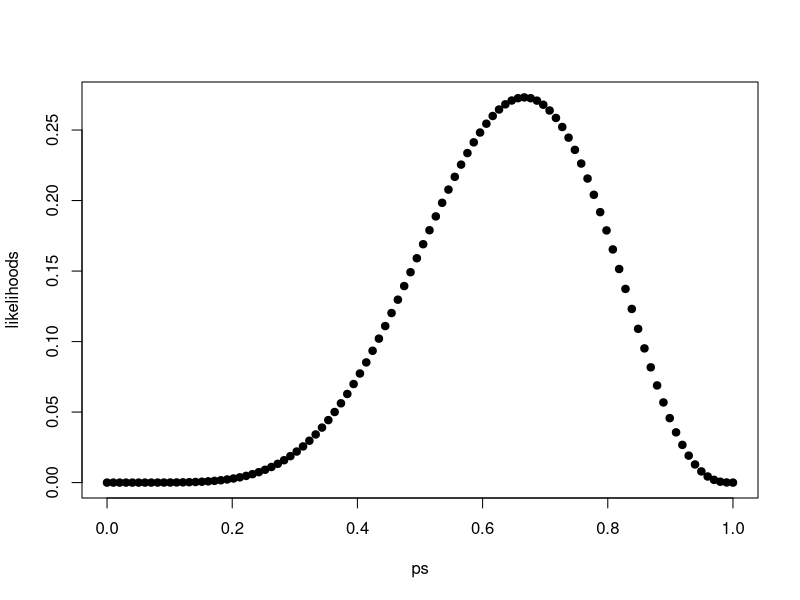
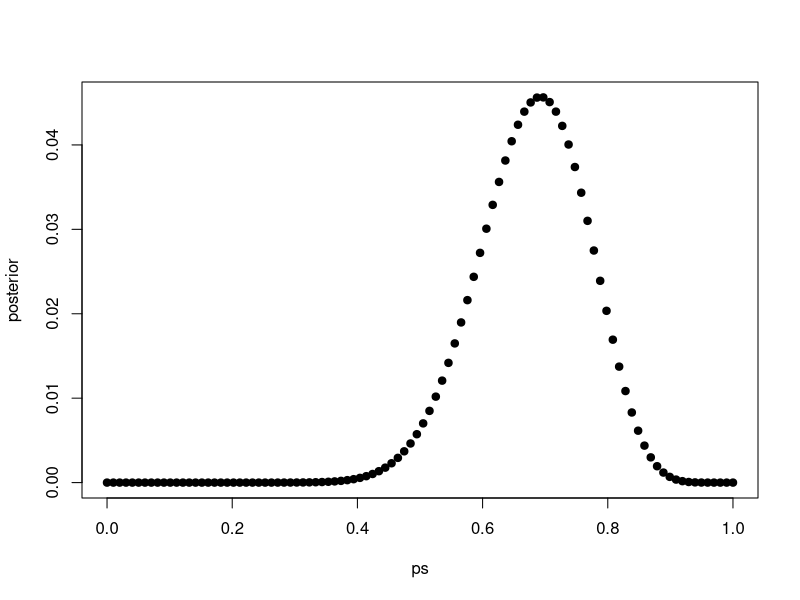
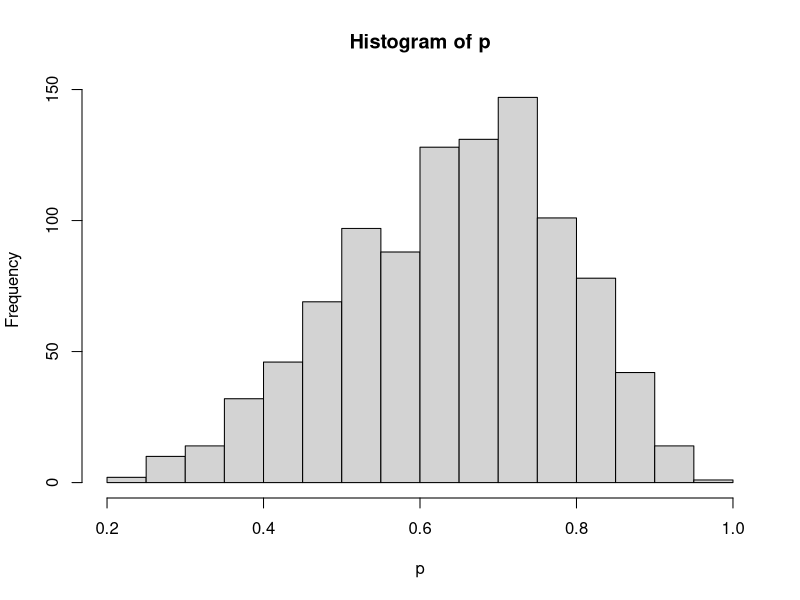

These figures' R source, in order:
# A tiny intro to exploring Bayesian statistics


# What proportion p of the earth's surface is water?
# Toss a globe 9 times, what do you find?
water <- 6
land <- 3
total_toss <- water + land


# Dbinom will give us the probability of seeing W waters for any hypothesized p
dbinom(water, size = total_toss, prob = 0.5)

# Let's create a range of hypothetical ps and see what r says:
p_grid <- data.frame(ps = seq(from = 0, to = 1, length.out = 100))
p_grid$likelihoods <- dbinom(water, size = total_toss, prob = p_grid$ps)
plot(likelihoods ~ ps, data = p_grid, pch = 19)

# lets update the data
# Let's call sampling A our "preliminary data" aka our prior

p_grid$prior <- p_grid$likelihoods

water2 <- 12
land2 <- 5
total_toss2 <- water2 + land2

p_grid$new_likelihoods <- dbinom(water2, size = total_toss2, prob = p_grid$ps)

p_grid$unstandardized_posterior <- p_grid$prior * p_grid$new_likelihoods
p_grid$posterior <- (p_grid$prior * p_grid$new_likelihoods)/
                    sum(p_grid$unstandardized_posterior)

plot(posterior ~ ps, data = p_grid, pch = 19)


# A small Monte Carlo simulation from McElreath

n_samples <- 1000
p <- rep( NA , n_samples )
p[1] <- 0.5 # start assuming the proportion of water = 0.5
W <- 6 # Observed data: in 9 tosses we got 6 waters
L <- 3 # Observed data: in 9 tosses we got 3 lands

# run a MCMC

for ( i in 2:n_samples ) {
  p_new <- rnorm( 1 , mean = p[i-1] , sd = 0.1 )
  if ( p_new < 0 ) p_new <- abs( p_new )
  if ( p_new > 1 ) p_new <- 2 - p_new
  q0 <- dbinom( W , W+L , p[i-1] )
  q1 <- dbinom( W , W+L , p_new )
  p[i] <- ifelse( runif(1) < q1/q0 , p_new , p[i-1] )
}

hist(p)

# let's break up this loop and see what it says
# The first iteration of the loop is i = 2

# pick a new P from a random distribution, centered on 0.5, with sd = 0.1
# Notice that the indicies are referring to step 2, or step 2-1 e.g. p[i-1]
p_new <- rnorm( 1 , p[1] , 0.1 )
if ( p_new < 0 ) p_new <- abs( p_new ) # quick check to make sure p ends up > 0
if ( p_new > 1 ) p_new <- 2 - p_new # quick check to make sure p ends up < 1

# Calculate the likelihood of data given previous p
q0 <- dbinom( W , W+L , p[1] )

# Calculate the likelihood of data given current p
q1 <- dbinom( W , W+L , p_new )

# inspect your q0 and q1. Is the prior p or p_new a better fit for the data?
q0
q1

# This is the Markov Chain business:
# We create some probability of either keeping p_old or changing to p_new
p[2] <- ifelse( runif(1) < q1/q0 , p_new , p[i-1] )

# Break this up: If q1 has a higher likelihood, q1/q0 will be > 1.
# Runif will return a number between 0 and 1. If q1 is better,
# that ratio will be greater than runif(1), and so we should keep p_new,
# otherwise, keep p_old.
#
(0.95*0.001)/(0.95*0.001 + 0.1 *.999)


